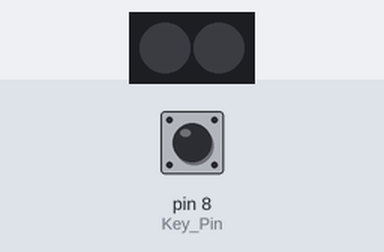
A sketch run on a simulated Arduino Uno, built with avr-gcc and run on an emulated ATmega328P. On the bench: 2 RGB LEDs in strip order, left to right. The test bench sets the inputs (shaded band); at power-on: pin 8 (Key_Pin) HIGH.

Above: at 1.2 s.
1.3 s: pin 8 (Key_Pin) pulled LOW for 0.15 s
At 1.37 s:
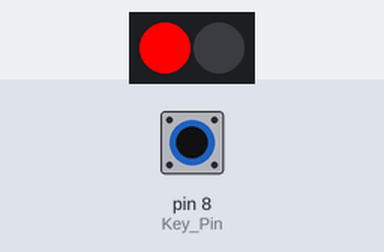
2.9 s: pin 8 (Key_Pin) pulled LOW for 3.2 s
At 7.2 s:
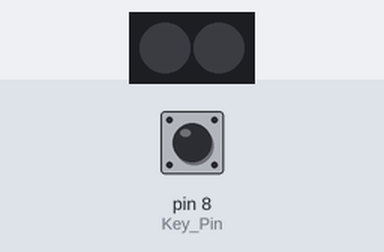
Timing chart, 0 to 8.7 s (numbered marks = the images above; inputs shaded):
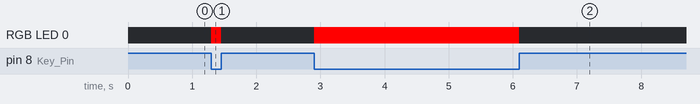

The sketch:

_04_key_01_basic.ino
```cpp
#include <Adafruit_NeoPixel.h>

#define LED_Pin 6
#define LED_Num 2
#define Key_Pin 8

Adafruit_NeoPixel ColorLED = Adafruit_NeoPixel(LED_Num, LED_Pin, NEO_GRB + NEO_KHZ800);

void setup() {
  ColorLED.begin();
  pinMode(Key_Pin, INPUT);
}

void loop() {
  int KEY = digitalRead(Key_Pin);
  if (KEY == 0) {
    ColorLED.setPixelColor(0, ColorLED.Color(255, 0, 0));
    ColorLED.show();
  } else {
    ColorLED.setPixelColor(0, ColorLED.Color(0, 0, 0));
    ColorLED.show();
  }
}
```

Measured:
- after the input at 1.3 s, RGB LED 0: off → RGB(255, 0, 0) at once, → off 0.15 s later
- after the input at 2.9 s, RGB LED 0: off → RGB(255, 0, 0) at once, → off 3.2 s later
